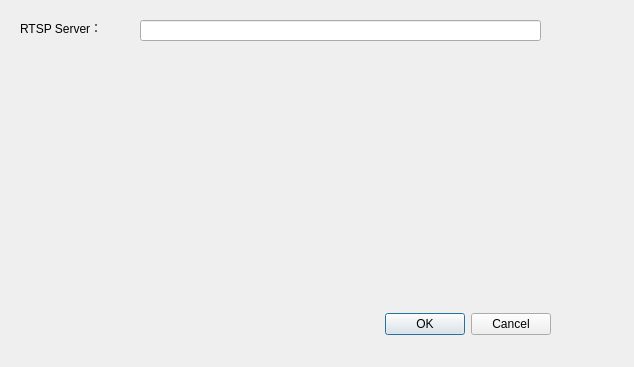
<?xml version="1.0" encoding="UTF-8"?>
<ui version="4.0">
 <class>system_settings_dlg</class>
 <widget class="QDialog" name="system_settings_dlg">
  <property name="geometry">
   <rect>
    <x>0</x>
    <y>0</y>
    <width>634</width>
    <height>367</height>
   </rect>
  </property>
  <property name="windowTitle">
   <string>system_settings_dlg</string>
  </property>
  <widget class="QLabel" name="label">
   <property name="geometry">
    <rect>
     <x>20</x>
     <y>20</y>
     <width>131</width>
     <height>16</height>
    </rect>
   </property>
   <property name="text">
    <string>RTSP Server：</string>
   </property>
  </widget>
  <widget class="QLineEdit" name="leRtspUrl">
   <property name="geometry">
    <rect>
     <x>140</x>
     <y>20</y>
     <width>401</width>
     <height>21</height>
    </rect>
   </property>
  </widget>
  <widget class="QDialogButtonBox" name="buttonBox">
   <property name="geometry">
    <rect>
     <x>190</x>
     <y>310</y>
     <width>361</width>
     <height>28</height>
    </rect>
   </property>
   <property name="standardButtons">
    <set>QDialogButtonBox::Cancel|QDialogButtonBox::Ok</set>
   </property>
  </widget>
 </widget>
 <layoutdefault spacing="6" margin="11"/>
 <resources/>
 <connections/>
</ui>
